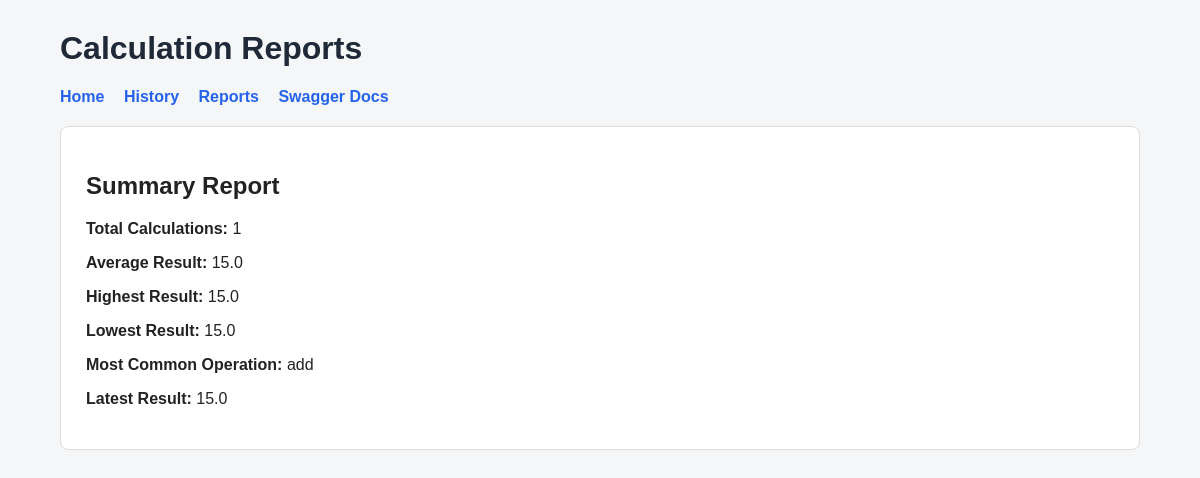
The page /reports on the database as committed earlier.
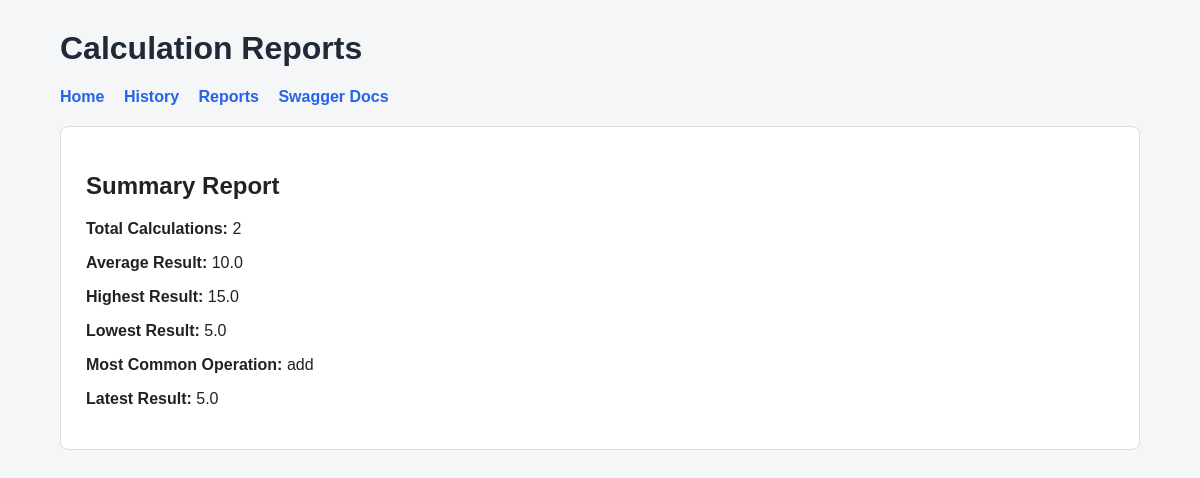
The same page on the database as committed later.
### app/models/calculation.py (models this page shows)
class Calculation(Base):
    __tablename__ = "calculations"
    id = Column(Integer, primary_key=True, index=True)
    first_number = Column(Float, nullable=False)
    second_number = Column(Float, nullable=False)
    operation = Column(String, nullable=False)
    result = Column(Float, nullable=False)
    note = Column(String, default="")
    created_at = Column(DateTime, default=datetime.utcnow)

### app/main.py (the view)
@app.get("/reports", response_class=HTMLResponse)
def reports_page(request: Request, db: Session = Depends(get_db)):
    report = get_calculation_report(db)
    return templates.TemplateResponse(
        request=request,
        name="report.html",
        context={
            "report": report,
        },
    )

### templates/report.html (shortened to what this page needs)
<!DOCTYPE html>
<html>
<head>
    <link rel="stylesheet" href="/static/style.css">
</head>
<body>
    <div class="container">
        <h1>Calculation Reports</h1>
        <nav>
            <a href="/">Home</a>
            <a href="/history">History</a>
            <a href="/reports">Reports</a>
            <a href="/docs">Swagger Docs</a>
        </nav>
        <div class="card">
            <h2>Summary Report</h2>
            <p><strong>Total Calculations:</strong> {{ report.total_calculations }}</p>
            <p><strong>Average Result:</strong> {{ report.average_result }}</p>
            <p><strong>Highest Result:</strong> {{ report.highest_result }}</p>
            <p><strong>Lowest Result:</strong> {{ report.lowest_result }}</p>
            <p><strong>Most Common Operation:</strong> {{ report.most_common_operation }}</p>
            <p><strong>Latest Result:</strong> {{ report.latest_result }}</p>
        </div>
    </div>
</body>
</html>

Rows that differ between the two databases and show on the page:
added Calculation: lowest_result "5.0", latest_result "5.0"
Other text that changed with them:
{{ report.total_calculations }}: "1" → "2"
{{ report.average_result }}: "15.0" → "10.0"
{{ report.lowest_result }}: "15.0" → "5.0"
{{ report.latest_result }}: "15.0" → "5.0"
